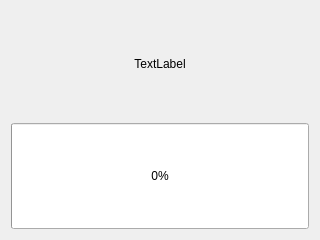
<?xml version="1.0" encoding="UTF-8"?>
<ui version="4.0">
 <class>ImportProgressDialog</class>
 <widget class="QDialog" name="ImportProgressDialog">
  <property name="geometry">
   <rect>
    <x>0</x>
    <y>0</y>
    <width>320</width>
    <height>240</height>
   </rect>
  </property>
  <property name="windowTitle">
   <string>Dialog</string>
  </property>
  <layout class="QVBoxLayout" name="verticalLayout">
   <item>
    <widget class="QLabel" name="statusLabel">
     <property name="text">
      <string>TextLabel</string>
     </property>
     <property name="alignment">
      <set>Qt::AlignCenter</set>
     </property>
    </widget>
   </item>
   <item>
    <widget class="QProgressBar" name="progressBar">
     <property name="sizePolicy">
      <sizepolicy hsizetype="Expanding" vsizetype="Preferred">
       <horstretch>0</horstretch>
       <verstretch>0</verstretch>
      </sizepolicy>
     </property>
     <property name="value">
      <number>0</number>
     </property>
     <property name="textDirection">
      <enum>QProgressBar::BottomToTop</enum>
     </property>
    </widget>
   </item>
  </layout>
 </widget>
 <resources/>
 <connections/>
</ui>
